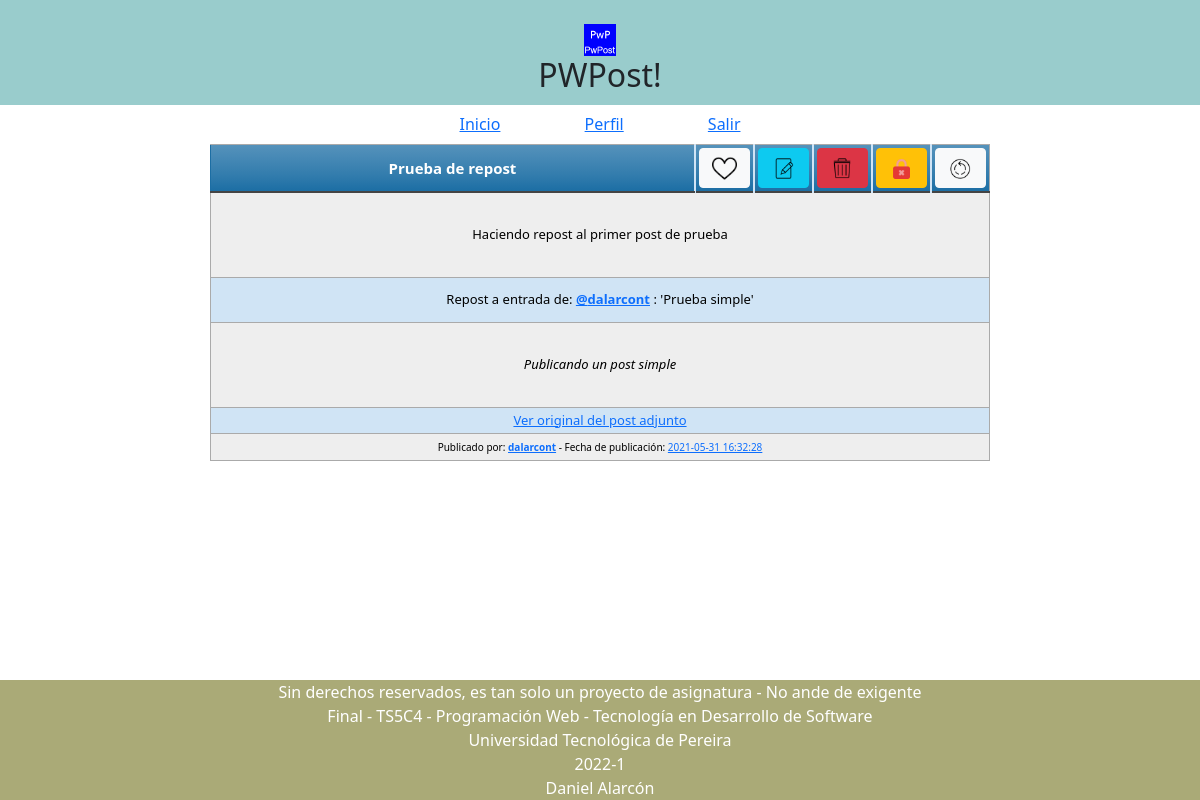
/Post.php?post=PWPKs9AxuX7tNBZ (signed in), run on the app's committed database.
### tables this page shows
CREATE TABLE `general_entries` (
  `uid_post` varchar(15) NOT NULL COMMENT 'PostUniqueID',
  `own_user` varchar(15) NOT NULL COMMENT 'OwnerID',
  `pubdate_original` datetime NOT NULL,
  `pubdate` datetime NOT NULL COMMENT 'PublishDate',
  `title` text NOT NULL COMMENT 'TitleEntrie',
  `content` text NOT NULL COMMENT 'ContentEntrie',
  `edit_counter` int(2) DEFAULT NULL,
  `edit_lastdate` datetime DEFAULT NULL,
  `attached_prop` tinyint(1) NOT NULL COMMENT 'isRepost?',
  `attached_uid_post` text NOT NULL COMMENT 'PostUIDSource',
  `hiddenprop` tinyint(1) NOT NULL COMMENT 'isHidden?',
  `attached_tw_user` text NOT NULL,
  `attached_tw_sourcelink` text NOT NULL COMMENT 'TwitterSource'
);

### procedures/sys_db_con.php (called while the page is built, shortened)
<?php
	function DB_CON(){
		$linkdir="localhost";
			$linkusr="root";
			$linkpss="D4larcont";
			$linktbl="pwpostdb";
			$link=mysqli_connect($linkdir,$linkusr,$linkpss,$linktbl);
		return $link ;
	}
?>

### procedures/PostLoad.php (called while the page is built, shortened)
<?php
    function DB_Post_DirectLoad($post_id){
        $SQL_Query = "SELECT * FROM general_entries ge WHERE ge.uid_post = '$post_id'";
        $SQL_CON = mysqli_query(DB_CON(),$SQL_Query);
        $SQL_PKG = mysqli_fetch_array($SQL_CON);
        $result = $SQL_PKG ;
        return $result ;
    }
?>

### controllers/PostView.php (called while the page is built, shortened)
<?php
    $post_id = $_GET['post'];
        require 'procedures/SYS_DB_CON.php';
        require 'procedures/PostLoad.php';
        require 'controllers/PrivacyManager.php';
        require 'controllers/LikeManagement.php';
        require 'views/Entry.php';
        require 'views/Language.php';
        $result = DB_Post_DirectLoad($post_id);
?>

### controllers/LikeManagement.php (called while the page is built)
<?php
    function like_FxSelector($property){
        if($property){
            $r = "unsetLikePost";
        }else{
            $r = "setLikePost";
        }
        return $r ;
    }
    function like_imgSelector($property){
        if($property){
            $r = "unsetlike";
        }else{
            $r = "setlike";
        }
        return $r;
    }
?>

### controllers/PrivacyManager.php (called while the page is built)
<?php
    function hidden_FxSelector($property){
        if($property==0){
            $r = "startHidePost";
        }else{
            $r = "startUnhidePost";
        }
        return $r ;
    }
    function hidden_imgSelector($property){
        if($property==0){
            $r = "hide";
        }else{
            $r = "unhide";
        }
        return $r;
    }
?>

### views/entry.php (the view, shortened to what this page needs)
<?php
    function PrintEditCounterFrame($count,$lastdate,$originalDate){
        return $r;
    }
    function PrintEntryActions($pkg){
        $isLoggedUser = $_SESSION['UsrPkg']['username'];
        if(empty($isLoggedUser)){
            echo "<tr><th id='entryTitle' colspan='6'>",$pkg['title'],"</th></tr>";
        }else{
            if($pkg['own_user']!=$isLoggedUser){
                echo "<tr>
                <th id='entryTitle' colspan='5'>",$pkg['title'],"</th>
                <th style='width:45px'><button class='btn btn-light' id='btn_like' onclick='",like_FxSelector($pkg['likeproperty']),"(this)' value='",$pkg['uid_post'],"'><img src='components/",like_imgSelector($pkg['likeproperty']),".png' style='width:25px;height:25px;'></img></button></th>
                <th style='width:45px'><button class='btn btn-light' id='btn_repost' onclick='startRepost(this)' value='",$pkg['uid_post'],"'><img src='components/repost.png' style='width:28px;height:28px;'></img></button></th>
                </tr>";
            }else{
                echo "<tr>
                <th id='entryTitle' colspan='2'>",$pkg['title'],"</th>
                <th style='width:45px'><button class='btn btn-light' id='btn_like' onclick='",like_FxSelector($pkg['likeproperty']),"(this)' value='",$pkg['uid_post'],"'><img src='components/",like_imgSelector($pkg['likeproperty']),".png' style='width:25px;height:25px;'></img></button></th>
                <th style='width:45px'><button class='btn btn-info' id='btn_edit' onclick='startUpdatePost(this)' value='",$pkg['uid_post'],"'><img src='components/edit.png' style='width:25px;height:25px;'></img></button></th>
                <th style='width:45px'><button class='btn btn-danger' id='btn_del' onclick='startRemovePost(this)' value='",$pkg['uid_post'],"'><img src='components/delete.png' style='width:25px;height:25px;'></img></button></th>
                <th style='width:45px'><button class='btn btn-warning' id='btn_hide' onclick='",hidden_FxSelector($pkg['hiddenprop']),"(this)' value='",$pkg['uid_post'],"' ><img src='components/",hidden_imgSelector($pkg['hiddenprop']),".png' style='width:25px;height:25px;'></img></button></th>
                <th style='width:45px'><button class='btn btn-light' id='btn_repost' onclick='startRepost(this)' value='",$pkg['uid_post'],"'><img src='components/repost.png' style='width:25px;height:25px;'></img></button></th>
                </tr>";
            }
        }
    }
    function PrintEntryAttached($pkg){
        if($pkg['attached_prop']!=0){
            if(!$pkg['attached_content']){
                echo "<tr><td colspan='7' style='height:85px;'><b><i>".Entry::EntryAttached(0)."</i></b></td></tr>";
            }else{
                echo "<tr><td colspan='7' style='height:45px;'>".Entry::EntryAttached(1)."<a href='Profile.php?p=",$pkg['attached_user'],"' target='_blank'><b>@",$pkg['attached_user'],"</b></a> : '",$pkg['attached_title'],"'</td></tr>";
                echo "<tr><td colspan='7' style='height:85px;'><i>",$pkg['attached_content'],"</i></td></tr>";
                echo "<tr><td colspan='7'><a href='Post.php?post=",$pkg['attached_uid_post'],"' target='_blank'>".Entry::EntryAttached(2)."</a></td></tr>";
            }
        }else{
            if(!(empty($pkg['attached_tw_sourcelink']))){
                $temptw = cutePrinter($pkg['attached_tw_user'],$pkg['attached_tw_sourcelink']);
                echo "<tr><td colspan='7' style='height:85px;'><center>".$temptw."</center></td></tr>";
            }
        }
    }
    function PrintEntry($pkg){
        if($pkg!=null){
            echo "<div style='padding-top: 15px;' id='",$pkg['uid_post'],"'>
                <span id='entryEdits' class='rightUp_entryLegend'>
                    ",PrintEditCounterFrame($pkg['edit_counter'],$pkg['edit_lastdate'],$pkg['pubdate_original']),"
                </span>
                <table class='blueTable' style='height: 85px;'>
                <thead>
                    ",PrintEntryActions($pkg),"
                </thead>
                <tbody>
                <tr>
                    <td  id='entryContent' colspan='7' style='height:85px'>",$pkg['content'],"</td>
                </tr>
                    ",PrintEntryAttached($pkg),"
                <tr>
                <td colspan='7'>
                    <span id='publishData'>".Entry::publishText(0)."<b>
                        <a href='Profile.php?p=",$pkg['own_user'],"' target='_blank'>",$pkg['own_user'],"</a></b> -
                        ".Entry::publishText(1)."<a href='Post.php?post=",$pkg['uid_post'],"' target='_blank'>",$pkg['pubdate'],"</a>
                    </span>
                </td>
                </tbody>
                </table>
            </div>";
        }else{
            if($pkg!=false){
                echo Entry::publishOne_ifEmptyProfile(0)."<button class='art-button' onclick='startNewPost()'><img src='components/newpost.png' style='width:25px;height:25px;'></img> ".Entry::publishOne_ifEmptyProfile(1)."</button>";
            }
        }
    }
?>

### css/final.css (style rules this page uses)
* { margin:0; padding:0; border:0; }
html, body { width: auto; height: 100%; font-family:-apple-system, BlinkMacSystemFont, 'Segoe UI', Roboto, Oxygen, Ubuntu, Cantarell, 'Open Sans', 'Helvetica Neue', sans-serif; font-weight:bold; text-align: center; }

### css/entryStyle.css (style rules this page uses)
table.blueTable { border: 1px solid #1C6EA4; background-color: #EEEEEE; width: 65%; text-align: center; border-collapse: collapse; padding-right: 5px; padding-left: 5px; }
table.blueTable td, table.blueTable th { border: 1px solid #AAAAAA; padding: 3px 3px; }
table.blueTable tbody td { font-size: 13px; text-align: center; }
table.blueTable tr:nth-child(even) { background: #D0E4F5; }
table.blueTable thead { background: #1C6EA4; background: -moz-linear-gradient(top, #5592bb 0%, #327cad 66%, #1C6EA4 100%); background: -webkit-linear-gradient(top, #5592bb 0%, #327cad 66%, #1C6EA4 100%); background: linear-gradient(to bottom, #5592bb 0%, #327cad 66%, #1C6EA4 100%); border-bottom: 2px solid #444444; }
table.blueTable thead th { font-size: 15px; font-weight: bold; color: #FFFFFF; border-left: 2px solid #D0E4F5; }
table.blueTable thead th:first-child { border-left: none; }
#publishData { font-size: 10px; }

### data on the page
general_entries: title "Prueba de repost", content "Haciendo repost al primer post de prueba", own_user "dalarcont", pubdate "2021-05-31 16:32:28"

### other printed values
Entry::EntryAttached(1) "Repost a entrada de:"
$pkg['attached_title'] "Prueba simple"
$pkg['attached_content'] "Publicando un post simple"
Entry::EntryAttached(2) "Ver original del post adjunto"
Entry::publishText(0) "Publicado por:"
Entry::publishText(1) "Fecha de publicación:"
